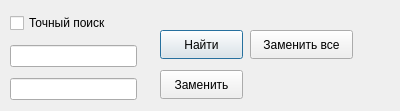
<?xml version="1.0" encoding="UTF-8"?>
<ui version="4.0">
 <class>finderdialog</class>
 <widget class="QDialog" name="finderdialog">
  <property name="geometry">
   <rect>
    <x>0</x>
    <y>0</y>
    <width>400</width>
    <height>111</height>
   </rect>
  </property>
  <property name="windowTitle">
   <string>Dialog</string>
  </property>
  <widget class="QCheckBox" name="caseCheckBox">
   <property name="geometry">
    <rect>
     <x>10</x>
     <y>10</y>
     <width>128</width>
     <height>26</height>
    </rect>
   </property>
   <property name="text">
    <string>Точный поиск</string>
   </property>
  </widget>
  <widget class="QPushButton" name="findNextButton">
   <property name="geometry">
    <rect>
     <x>160</x>
     <y>30</y>
     <width>83</width>
     <height>29</height>
    </rect>
   </property>
   <property name="text">
    <string>Найти</string>
   </property>
  </widget>
  <widget class="QPushButton" name="replaceAllButton">
   <property name="geometry">
    <rect>
     <x>250</x>
     <y>30</y>
     <width>103</width>
     <height>29</height>
    </rect>
   </property>
   <property name="text">
    <string>Заменить все</string>
   </property>
  </widget>
  <widget class="QPushButton" name="replaceButton">
   <property name="geometry">
    <rect>
     <x>160</x>
     <y>70</y>
     <width>83</width>
     <height>29</height>
    </rect>
   </property>
   <property name="text">
    <string>Заменить</string>
   </property>
  </widget>
  <widget class="QWidget" name="">
   <property name="geometry">
    <rect>
     <x>10</x>
     <y>40</y>
     <width>127</width>
     <height>65</height>
    </rect>
   </property>
   <layout class="QVBoxLayout" name="verticalLayout">
    <item>
     <widget class="QLineEdit" name="findLineEdit"/>
    </item>
    <item>
     <widget class="QLineEdit" name="replaceLineEdit"/>
    </item>
   </layout>
  </widget>
 </widget>
 <resources/>
 <connections/>
</ui>
